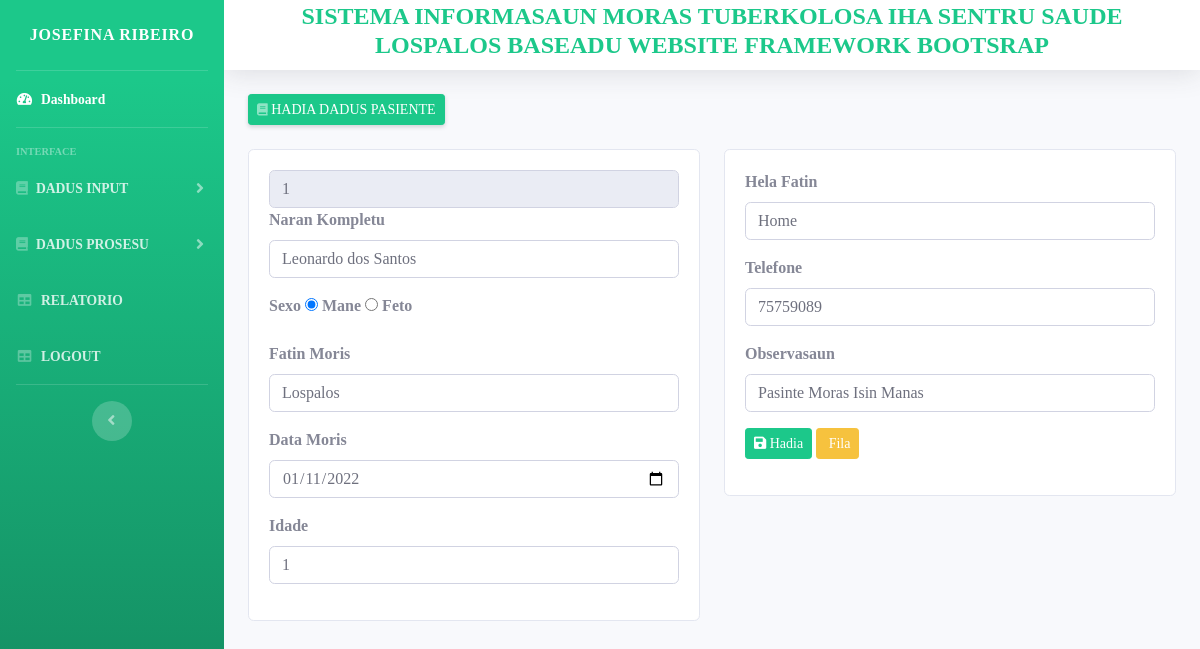
/?page=hadiaPasiente&id=1 (signed in), run on the app's committed database.
### tables this page shows
CREATE TABLE `tb_pasiente` (
  `id_pasiente` int(11) NOT NULL,
  `nrn_pasiente` char(100) NOT NULL,
  `sexo_pasiente` enum('mane','feto') NOT NULL,
  `fatin_moris` char(100) NOT NULL,
  `data_moris` date NOT NULL,
  `idade` int(11) NOT NULL,
  `h_fatin_pasiente` char(100) NOT NULL,
  `no_tlp_pasiente` int(11) NOT NULL,
  `obs_pasiente` char(150) NOT NULL
);

### config/function.php (called while the page is built, shortened)
<?php
function mq($sql){
	global $conn;
	return $mq = mysqli_query($conn, $sql);
}
function mfa($qName){
	return $mfa = mysqli_fetch_array($qName);
}
?>

### database/master/pasiente/hadia.php (the view, shortened to what this page needs)
<?php
$id = $_GET['id'];
?>
<div class="col-lg-6 col-md-12">
	<?php
	$data = mfa(mq("SELECT * FROM tb_pasiente WHERE id_pasiente='$id' "));
	?>
	<div class="card">
		<div class="card-body card-block">
			<form action="" method="post" enctype="multipart/form-data">
				<input type="text" readonly class="form-control" name="id_pasiente" value="<?= $data['id_pasiente']; ?>">
				<div class="form-group"><label for="company" class=" form-control-label">Naran Kompletu</label><input type="text" name="nrn_pasiente" id="company" value="<?= $data['nrn_pasiente']; ?>" class="form-control"></div>
				<div class="form-group"><label class=" form-control-label">Sexo</label>
					<input type="radio" name="sexo_pasiente" <?= $data['sexo_pasiente'] == 'mane' ? 'checked' : null ?> value="Mane"> Mane
					<input type="radio" name="sexo_pasiente" <?= $data['sexo_pasiente'] == 'feto' ? 'checked' : null ?> value="Feto"> Feto
				</div>
				<div class="form-group"><label for="fatin_moris" class=" form-control-label">Fatin Moris</label><input type="text" name="fatin_moris" id="h_fatin" value="<?= $data['fatin_moris']; ?>" class="form-control"></div>
				<div class="form-group"><label for="data_moris" class=" form-control-label">Data Moris</label><input type="date" value="<?= $data['data_moris']; ?>" name="data_moris" id="data_moris" class="form-control"></div>
				<div class="form-group"><label for="data_moris" class=" form-control-label">Idade</label><input type="text" name="idade" value="<?= $data['idade']; ?>" id="data_moris" placeholder="Idade" class="form-control"></div>
			</div>
		</div>
	</div>
	<div class="col-lg-6 col-md-12">
		<div class="card">
			<div class="card-body card-block">
				<div class="form-group"><label for="h_fatin" class=" form-control-label">Hela Fatin</label><input type="text" name="h_fatin_pasiente" id="h_fatin" value="<?= $data['h_fatin_pasiente']; ?>" class="form-control"></div>
				<div class="form-group"><label for="no_tlp" class=" form-control-label">Telefone</label><input type="text" name="no_tlp" id="folin" value="<?= $data['no_tlp_pasiente']; ?>"class="form-control"></div>
				<div class="form-group"><label for="obs_pasiente" class=" form-control-label">Observasaun</label><input type="text" name="obs_pasiente" id="obs_pasiente" value="<?= $data['obs_pasiente']; ?>" class="form-control"></div>
				<div class="form-group">
					<button type="submit" name="hadia" class="btn btn-success btn-sm"><i class="menu-icon fa fa-save"></i> Hadia</button>
					<a href="?page=pasiente" class="btn btn-warning btn-sm"><i class="menu-icon fa fa-mail-reply-all"></i> Fila</a>
				</div>
		</div>
	</div>
</div>

### template/sidebar.php (shortened to what this page needs)
<ul class="navbar-nav bg-gradient-success sidebar sidebar-dark accordion" id="accordionSidebar">
           <a class="sidebar-brand d-flex align-items-center justify-content-center" href="?page=dashboard">
               <div class="sidebar-brand-text "><?= $dataAdmin['nrn_admin'] ?></div>
           </a>
           <hr class="sidebar-divider my-0">
           <li class="nav-item active">
               <a class="nav-link" href="?page=dashboard">
                   <i class="fas fa-fw fa-tachometer-alt"></i>
                   <span>Dashboard</span></a>
           </li>
           <hr class="sidebar-divider">
           <div class="sidebar-heading">
               Interface
           </div>
           <li class="nav-item">
               <a class="nav-link collapsed" href="#" data-toggle="collapse" data-target="#collapseTwo"
                   aria-expanded="true" aria-controls="collapseTwo">
                   <i class="fas fa-book"></i>
                   <span>DADUS INPUT</span>
               </a>
           </li>
           <li class="nav-item">
               <a class="nav-link collapsed" href="#" data-toggle="collapse" data-target="#collapseOne"
                   aria-expanded="true" aria-controls="collapseOne">
                   <i class="fas fa-book"></i>
                   <span>DADUS PROSESU</span>
               </a>
           </li>
           <li class="nav-item">
               <a class="nav-link" href="?page=relatorio">
                   <i class="fas fa-fw fa-table"></i>
                   <span>RELATORIO</span></a>
           </li>
           <li class="nav-item">
               <a class="nav-link" href="logs/logout.php">
                   <i class="fas fa-fw fa-table"></i>
                   <span>LOGOUT</span></a>
           </li>
           <hr class="sidebar-divider d-none d-md-block">
           <div class="text-center d-none d-md-inline">
               <button class="rounded-circle border-0" id="sidebarToggle"></button>
           </div>
       </ul>

### template/header.php (style rules this page uses)
* { font-family: MV Boli; font-weight: bold; }

### data on the page
tb_pasiente: id_pasiente "1", nrn_pasiente "Leonardo dos Santos", sexo_pasiente "☑", fatin_moris "Lospalos", data_moris "01/11/2022", idade "1", h_fatin_pasiente "Home", no_tlp "75759089", obs_pasiente "Pasinte Moras Isin Manas"

### other printed values
$dataAdmin['nrn_admin'] "JOSEFINA RIBEIRO"
$title "HADIA DADUS PASIENTE"
